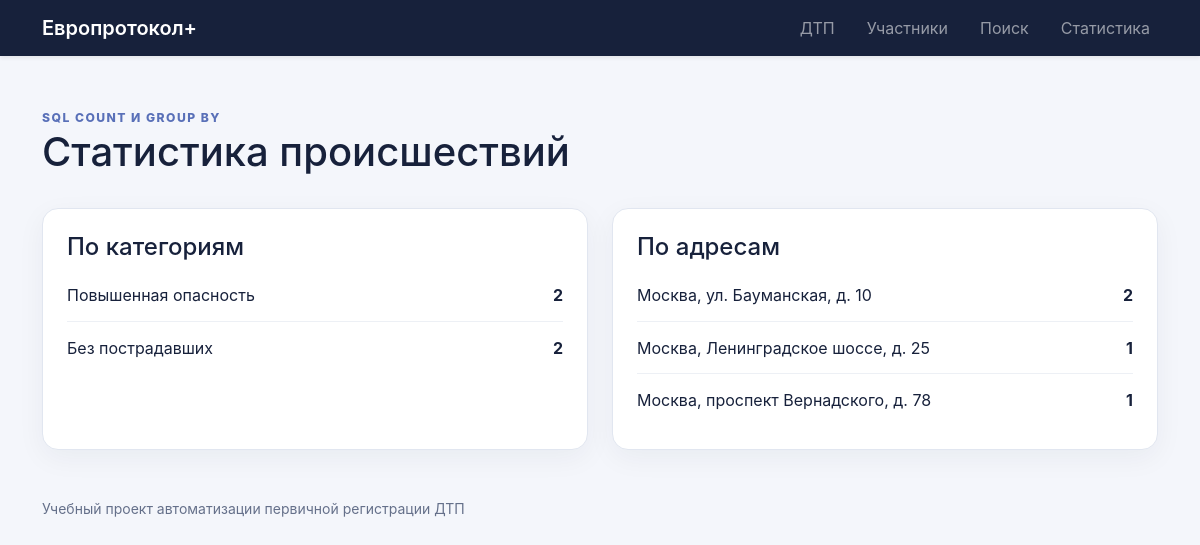
Screenshot of /accidents/statistics/ with the database file from the repository.
### accidents/views.py (the view)
# urls.py: path("statistics/", views.statistics, name="statistics"),
def statistics(request):
    context = {
        "by_category": get_statistics_by_category(),
        "by_location": get_statistics_by_location(),
    }
    return render(request, "accidents/statistics.html", context)

### db/database.py (called while the page is built)
def get_connection() -> sqlite3.Connection:
    connection = sqlite3.connect(DB_PATH)
    connection.execute("PRAGMA foreign_keys = ON")
    connection.row_factory = sqlite3.Row
    return connection

### db/queries.py (called while the page is built)
def fetch_all(sql: str, parameters: tuple = ()) -> list[dict]:
    with get_connection() as connection:
        rows = connection.execute(sql, parameters).fetchall()
    return [dict(row) for row in rows]

def get_statistics_by_category() -> list[dict]:
    return fetch_all(
        """
        SELECT CASE
                 WHEN has_injured = 1 OR has_fire = 1
                 THEN 'Повышенная опасность'
                 ELSE 'Без пострадавших'
               END AS category,
               COUNT(*) AS accident_count
        FROM accidents
        GROUP BY category
        ORDER BY accident_count DESC
        """
    )

def get_statistics_by_location() -> list[dict]:
    return fetch_all(
        """
        SELECT location, COUNT(*) AS accident_count
        FROM accidents
        GROUP BY location
        HAVING COUNT(*) >= 1
        ORDER BY accident_count DESC, location
        """
    )

### accidents/templates/accidents/statistics.html (shortened to what this page needs)
{% extends "base.html" %}
{% block content %}
<span class="eyebrow">SQL COUNT и GROUP BY</span><h1>Статистика происшествий</h1>
<div class="row g-4 mt-2">
  <div class="col-lg-6"><section class="panel h-100"><h2 class="h4">По категориям</h2>{% for row in by_category %}<div class="stat-row"><span>{{ row.category }}</span><strong>{{ row.accident_count }}</strong></div>{% empty %}<p>Данных нет.</p>{% endfor %}</section></div>
  <div class="col-lg-6"><section class="panel h-100"><h2 class="h4">По адресам</h2>{% for row in by_location %}<div class="stat-row"><span>{{ row.location }}</span><strong>{{ row.accident_count }}</strong></div>{% empty %}<p>Данных нет.</p>{% endfor %}</section></div>
</div>
{% endblock %}

### static/css/style.css (style rules this page uses)
:root { --ink: #17213b; --muted: #65708a; --accent: #3056d3; --surface: #f4f6fb; }
body { color: var(--ink); background: var(--surface); font-family: Inter, "Segoe UI", sans-serif; }
.eyebrow { color: #5970b8; font-size: .76rem; font-weight: 800; letter-spacing: .12em; text-transform: uppercase; }
.metric, .panel { height: 100%; padding: 1.5rem; border: 1px solid #e1e6f0; border-radius: 1rem; background: white; box-shadow: 0 8px 28px rgba(23,33,59,.05); }
.facts div, .stat-row { display: flex; justify-content: space-between; gap: 1rem; padding: .85rem 0; border-bottom: 1px solid #edf0f5; }
.facts div:last-child, .stat-row:last-child { border-bottom: 0; }

### rows the page displays
accidents: location "Москва, Ленинградское шоссе, д. 25", accident_count "1"
accidents: location "Москва, проспект Вернадского, д. 78", accident_count "1"

### other values shown
{{ row.category }} "Повышенная опасность" "Без пострадавших"
{{ row.accident_count }} "2" "2"
{{ row.location }} "Москва, ул. Бауманская, д. 10"
{{ row.accident_count }} "2"
